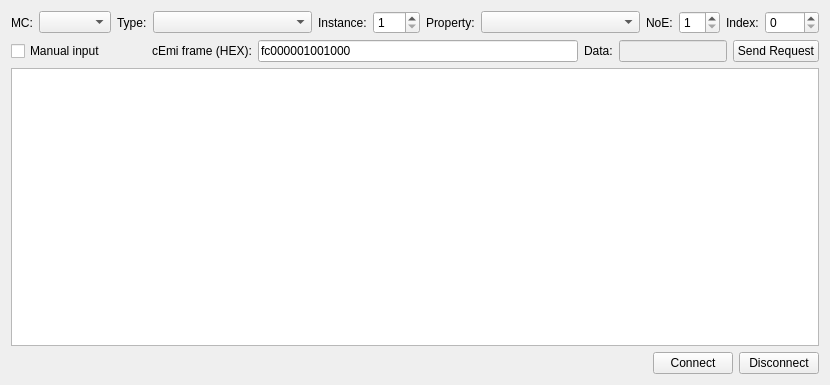
<?xml version="1.0" encoding="UTF-8"?>
<ui version="4.0">
 <class>LocalDeviceManagement</class>
 <widget class="QWidget" name="LocalDeviceManagement">
  <property name="geometry">
   <rect>
    <x>0</x>
    <y>0</y>
    <width>830</width>
    <height>385</height>
   </rect>
  </property>
  <property name="windowTitle">
   <string>Form</string>
  </property>
  <layout class="QVBoxLayout" name="verticalLayout">
   <item>
    <layout class="QHBoxLayout" name="horizontalLayout_4">
     <item>
      <widget class="QLabel" name="label_2">
       <property name="sizePolicy">
        <sizepolicy hsizetype="Maximum" vsizetype="Preferred">
         <horstretch>0</horstretch>
         <verstretch>0</verstretch>
        </sizepolicy>
       </property>
       <property name="text">
        <string>MC:</string>
       </property>
      </widget>
     </item>
     <item>
      <widget class="QComboBox" name="mc">
       <property name="sizePolicy">
        <sizepolicy hsizetype="Maximum" vsizetype="Fixed">
         <horstretch>0</horstretch>
         <verstretch>0</verstretch>
        </sizepolicy>
       </property>
      </widget>
     </item>
     <item>
      <widget class="QLabel" name="label_3">
       <property name="sizePolicy">
        <sizepolicy hsizetype="Maximum" vsizetype="Preferred">
         <horstretch>0</horstretch>
         <verstretch>0</verstretch>
        </sizepolicy>
       </property>
       <property name="text">
        <string>Type:</string>
       </property>
      </widget>
     </item>
     <item>
      <widget class="QComboBox" name="objectType"/>
     </item>
     <item>
      <widget class="QLabel" name="label_4">
       <property name="sizePolicy">
        <sizepolicy hsizetype="Maximum" vsizetype="Preferred">
         <horstretch>0</horstretch>
         <verstretch>0</verstretch>
        </sizepolicy>
       </property>
       <property name="text">
        <string>Instance:</string>
       </property>
      </widget>
     </item>
     <item>
      <widget class="QSpinBox" name="objectInstance">
       <property name="sizePolicy">
        <sizepolicy hsizetype="Maximum" vsizetype="Fixed">
         <horstretch>0</horstretch>
         <verstretch>0</verstretch>
        </sizepolicy>
       </property>
       <property name="minimum">
        <number>1</number>
       </property>
       <property name="maximum">
        <number>255</number>
       </property>
      </widget>
     </item>
     <item>
      <widget class="QLabel" name="label_5">
       <property name="sizePolicy">
        <sizepolicy hsizetype="Maximum" vsizetype="Preferred">
         <horstretch>0</horstretch>
         <verstretch>0</verstretch>
        </sizepolicy>
       </property>
       <property name="text">
        <string>Property:</string>
       </property>
      </widget>
     </item>
     <item>
      <widget class="QComboBox" name="property"/>
     </item>
     <item>
      <widget class="QLabel" name="label_6">
       <property name="sizePolicy">
        <sizepolicy hsizetype="Maximum" vsizetype="Preferred">
         <horstretch>0</horstretch>
         <verstretch>0</verstretch>
        </sizepolicy>
       </property>
       <property name="text">
        <string>NoE:</string>
       </property>
      </widget>
     </item>
     <item>
      <widget class="QSpinBox" name="noe">
       <property name="sizePolicy">
        <sizepolicy hsizetype="Maximum" vsizetype="Fixed">
         <horstretch>0</horstretch>
         <verstretch>0</verstretch>
        </sizepolicy>
       </property>
       <property name="minimum">
        <number>1</number>
       </property>
       <property name="maximum">
        <number>15</number>
       </property>
      </widget>
     </item>
     <item>
      <widget class="QLabel" name="label_7">
       <property name="sizePolicy">
        <sizepolicy hsizetype="Maximum" vsizetype="Preferred">
         <horstretch>0</horstretch>
         <verstretch>0</verstretch>
        </sizepolicy>
       </property>
       <property name="text">
        <string>Index:</string>
       </property>
      </widget>
     </item>
     <item>
      <widget class="QSpinBox" name="startIndex">
       <property name="sizePolicy">
        <sizepolicy hsizetype="Maximum" vsizetype="Fixed">
         <horstretch>0</horstretch>
         <verstretch>0</verstretch>
        </sizepolicy>
       </property>
       <property name="maximum">
        <number>4095</number>
       </property>
      </widget>
     </item>
    </layout>
   </item>
   <item>
    <layout class="QHBoxLayout" name="horizontalLayout_7">
     <item>
      <widget class="QCheckBox" name="manualInput">
       <property name="text">
        <string>Manual input</string>
       </property>
      </widget>
     </item>
     <item>
      <spacer name="horizontalSpacer_2">
       <property name="orientation">
        <enum>Qt::Horizontal</enum>
       </property>
       <property name="sizeType">
        <enum>QSizePolicy::Fixed</enum>
       </property>
       <property name="sizeHint" stdset="0">
        <size>
         <width>40</width>
         <height>20</height>
        </size>
       </property>
      </spacer>
     </item>
     <item>
      <widget class="QLabel" name="label_9">
       <property name="sizePolicy">
        <sizepolicy hsizetype="Maximum" vsizetype="Preferred">
         <horstretch>0</horstretch>
         <verstretch>0</verstretch>
        </sizepolicy>
       </property>
       <property name="text">
        <string>cEmi frame (HEX):</string>
       </property>
      </widget>
     </item>
     <item>
      <widget class="QLineEdit" name="cemiFrame">
       <property name="enabled">
        <bool>true</bool>
       </property>
       <property name="text">
        <string>fc000001001000</string>
       </property>
       <property name="readOnly">
        <bool>true</bool>
       </property>
      </widget>
     </item>
     <item>
      <widget class="QLabel" name="label">
       <property name="sizePolicy">
        <sizepolicy hsizetype="Maximum" vsizetype="Preferred">
         <horstretch>0</horstretch>
         <verstretch>0</verstretch>
        </sizepolicy>
       </property>
       <property name="text">
        <string>Data:</string>
       </property>
      </widget>
     </item>
     <item>
      <widget class="QLineEdit" name="cemiData">
       <property name="enabled">
        <bool>false</bool>
       </property>
       <property name="sizePolicy">
        <sizepolicy hsizetype="Fixed" vsizetype="Fixed">
         <horstretch>0</horstretch>
         <verstretch>0</verstretch>
        </sizepolicy>
       </property>
      </widget>
     </item>
     <item>
      <widget class="QPushButton" name="deviceManagementSendRequest">
       <property name="text">
        <string>Send Request</string>
       </property>
      </widget>
     </item>
    </layout>
   </item>
   <item>
    <widget class="QTextEdit" name="textOuputDeviceManagement">
     <property name="focusPolicy">
      <enum>Qt::StrongFocus</enum>
     </property>
     <property name="contextMenuPolicy">
      <enum>Qt::DefaultContextMenu</enum>
     </property>
     <property name="acceptDrops">
      <bool>false</bool>
     </property>
     <property name="undoRedoEnabled">
      <bool>false</bool>
     </property>
     <property name="readOnly">
      <bool>true</bool>
     </property>
    </widget>
   </item>
   <item>
    <layout class="QHBoxLayout" name="horizontalLayout_3">
     <item>
      <spacer name="horizontalSpacer">
       <property name="orientation">
        <enum>Qt::Horizontal</enum>
       </property>
       <property name="sizeHint" stdset="0">
        <size>
         <width>40</width>
         <height>20</height>
        </size>
       </property>
      </spacer>
     </item>
     <item>
      <widget class="QPushButton" name="connectRequestDeviceManagement">
       <property name="text">
        <string>Connect</string>
       </property>
      </widget>
     </item>
     <item>
      <widget class="QPushButton" name="disconnectRequestDeviceManagement">
       <property name="text">
        <string>Disconnect</string>
       </property>
      </widget>
     </item>
    </layout>
   </item>
  </layout>
 </widget>
 <tabstops>
  <tabstop>mc</tabstop>
  <tabstop>objectType</tabstop>
  <tabstop>objectInstance</tabstop>
  <tabstop>property</tabstop>
  <tabstop>noe</tabstop>
  <tabstop>startIndex</tabstop>
  <tabstop>manualInput</tabstop>
  <tabstop>cemiFrame</tabstop>
  <tabstop>cemiData</tabstop>
  <tabstop>deviceManagementSendRequest</tabstop>
  <tabstop>textOuputDeviceManagement</tabstop>
  <tabstop>connectRequestDeviceManagement</tabstop>
  <tabstop>disconnectRequestDeviceManagement</tabstop>
 </tabstops>
 <resources/>
 <connections>
  <connection>
   <sender>manualInput</sender>
   <signal>toggled(bool)</signal>
   <receiver>label_2</receiver>
   <slot>setDisabled(bool)</slot>
   <hints>
    <hint type="sourcelabel">
     <x>44</x>
     <y>47</y>
    </hint>
    <hint type="destinationlabel">
     <x>20</x>
     <y>21</y>
    </hint>
   </hints>
  </connection>
  <connection>
   <sender>manualInput</sender>
   <signal>clicked(bool)</signal>
   <receiver>mc</receiver>
   <slot>setDisabled(bool)</slot>
   <hints>
    <hint type="sourcelabel">
     <x>93</x>
     <y>41</y>
    </hint>
    <hint type="destinationlabel">
     <x>93</x>
     <y>24</y>
    </hint>
   </hints>
  </connection>
  <connection>
   <sender>manualInput</sender>
   <signal>clicked(bool)</signal>
   <receiver>label_3</receiver>
   <slot>setDisabled(bool)</slot>
   <hints>
    <hint type="sourcelabel">
     <x>64</x>
     <y>53</y>
    </hint>
    <hint type="destinationlabel">
     <x>126</x>
     <y>19</y>
    </hint>
   </hints>
  </connection>
  <connection>
   <sender>manualInput</sender>
   <signal>clicked(bool)</signal>
   <receiver>objectType</receiver>
   <slot>setDisabled(bool)</slot>
   <hints>
    <hint type="sourcelabel">
     <x>18</x>
     <y>51</y>
    </hint>
    <hint type="destinationlabel">
     <x>172</x>
     <y>23</y>
    </hint>
   </hints>
  </connection>
  <connection>
   <sender>manualInput</sender>
   <signal>clicked(bool)</signal>
   <receiver>label_4</receiver>
   <slot>setDisabled(bool)</slot>
   <hints>
    <hint type="sourcelabel">
     <x>30</x>
     <y>45</y>
    </hint>
    <hint type="destinationlabel">
     <x>332</x>
     <y>16</y>
    </hint>
   </hints>
  </connection>
  <connection>
   <sender>manualInput</sender>
   <signal>clicked(bool)</signal>
   <receiver>label_5</receiver>
   <slot>setDisabled(bool)</slot>
   <hints>
    <hint type="sourcelabel">
     <x>72</x>
     <y>42</y>
    </hint>
    <hint type="destinationlabel">
     <x>439</x>
     <y>22</y>
    </hint>
   </hints>
  </connection>
  <connection>
   <sender>manualInput</sender>
   <signal>clicked(bool)</signal>
   <receiver>startIndex</receiver>
   <slot>setDisabled(bool)</slot>
   <hints>
    <hint type="sourcelabel">
     <x>51</x>
     <y>49</y>
    </hint>
    <hint type="destinationlabel">
     <x>753</x>
     <y>19</y>
    </hint>
   </hints>
  </connection>
  <connection>
   <sender>manualInput</sender>
   <signal>clicked(bool)</signal>
   <receiver>property</receiver>
   <slot>setDisabled(bool)</slot>
   <hints>
    <hint type="sourcelabel">
     <x>51</x>
     <y>49</y>
    </hint>
    <hint type="destinationlabel">
     <x>535</x>
     <y>19</y>
    </hint>
   </hints>
  </connection>
  <connection>
   <sender>manualInput</sender>
   <signal>clicked(bool)</signal>
   <receiver>noe</receiver>
   <slot>setDisabled(bool)</slot>
   <hints>
    <hint type="sourcelabel">
     <x>51</x>
     <y>49</y>
    </hint>
    <hint type="destinationlabel">
     <x>666</x>
     <y>19</y>
    </hint>
   </hints>
  </connection>
  <connection>
   <sender>manualInput</sender>
   <signal>clicked(bool)</signal>
   <receiver>objectInstance</receiver>
   <slot>setDisabled(bool)</slot>
   <hints>
    <hint type="sourcelabel">
     <x>51</x>
     <y>49</y>
    </hint>
    <hint type="destinationlabel">
     <x>378</x>
     <y>19</y>
    </hint>
   </hints>
  </connection>
 </connections>
</ui>
